Frame 1 (no input): blank canvas, image omitted
Frame 60 (no input): blank canvas, image omitted
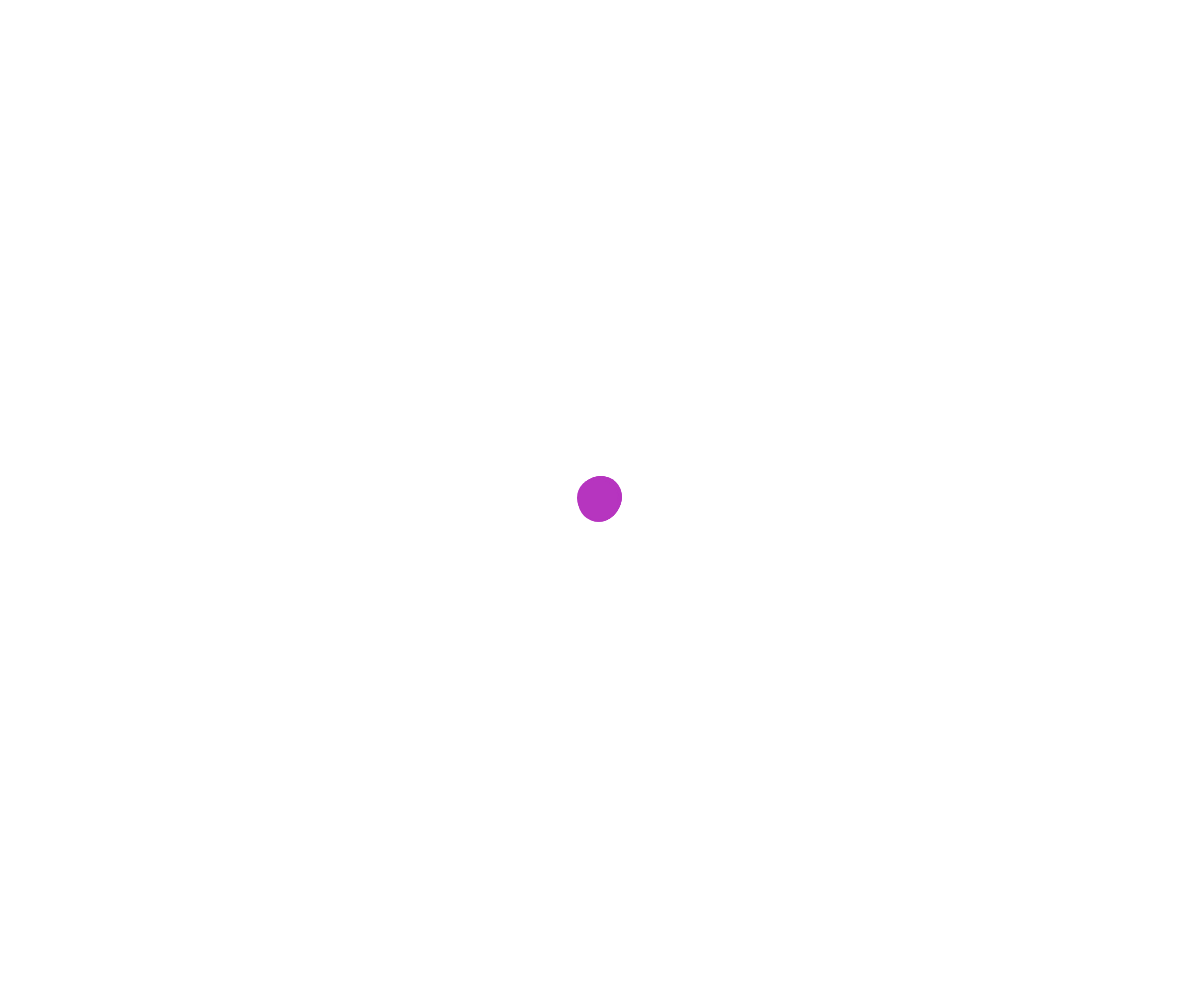
Frame 120 (the mouse pressed at the canvas centre since frame 60)

The p5.js sketch whose frames 1 and 60 were blank and that drew this single picture after the mouse press (run headless with seeded random() and noise() and a simulated clock; from frame 60 on, the mouse is pressed at the canvas centre):

// p5.js sketch
// ── sketch.js
// create a class called planet
class Planet {
  // create an x,y position
  constructor(x, y) {
    this.x = x;
    this.y = y;
  // create a random color for the planet
  this.color = color(random(255), random(255), random(255));
  }
  // draw the planet as a circle
  draw() {
    // wiggle the planet position slightly
    this.x += random(-1, 1);
    this.y += random(-1, 1);
    // set the fill color to the planet's color
    fill(this.color);
    // no outline
    noStroke();
    // draw the circle
    ellipse(this.x, this.y, 40, 40);
  }
}
// create an array to hold all the planets
let planets = [];

function setup() {
  createCanvas(windowWidth, windowHeight);

}

function draw() {
  
  // draw all the planets 
  for (let planet of planets) {
    planet.draw();
  }
}

function mousePressed() {
  // create a new planet at the mouse position and add it to the planets array
  let newPlanet = new Planet(mouseX, mouseY);
  planets.push(newPlanet);
}
